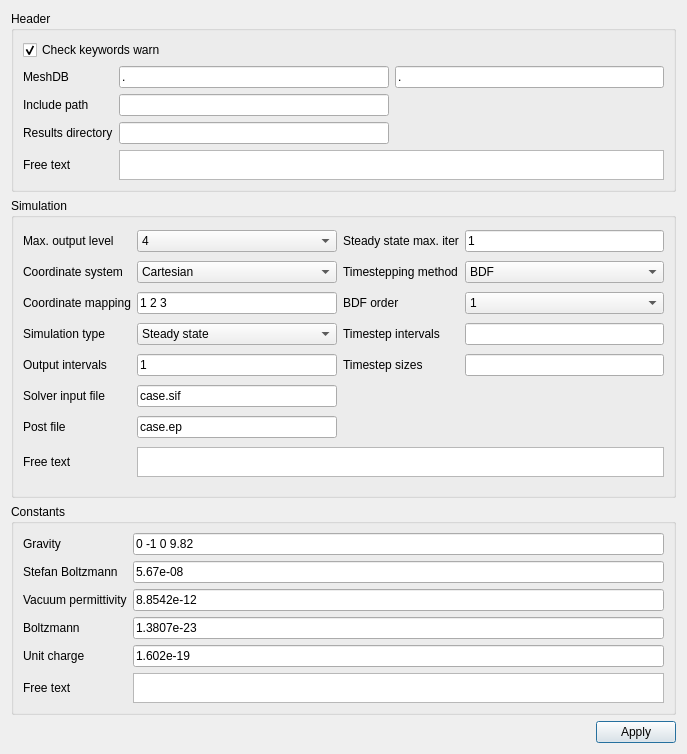
<?xml version="1.0" encoding="UTF-8"?>
<ui version="4.0">
 <class>setupDialog</class>
 <widget class="QDialog" name="setupDialog">
  <property name="geometry">
   <rect>
    <x>0</x>
    <y>0</y>
    <width>687</width>
    <height>725</height>
   </rect>
  </property>
  <property name="sizePolicy">
   <sizepolicy hsizetype="Preferred" vsizetype="Maximum">
    <horstretch>0</horstretch>
    <verstretch>0</verstretch>
   </sizepolicy>
  </property>
  <property name="windowTitle">
   <string>Setup</string>
  </property>
  <layout class="QVBoxLayout" name="verticalLayout">
   <item>
    <widget class="QGroupBox" name="headerGroup">
     <property name="maximumSize">
      <size>
       <width>16777215</width>
       <height>16777215</height>
      </size>
     </property>
     <property name="title">
      <string>Header</string>
     </property>
     <layout class="QGridLayout" name="gridLayout_3">
      <item row="0" column="0" colspan="2">
       <widget class="QCheckBox" name="checkKeywordsWarn">
        <property name="text">
         <string>Check keywords warn</string>
        </property>
        <property name="checked">
         <bool>true</bool>
        </property>
       </widget>
      </item>
      <item row="1" column="0">
       <widget class="QLabel" name="meshDBLabel">
        <property name="text">
         <string>MeshDB</string>
        </property>
       </widget>
      </item>
      <item row="1" column="1">
       <widget class="QLineEdit" name="meshDBEdit1">
        <property name="text">
         <string>.</string>
        </property>
       </widget>
      </item>
      <item row="1" column="2">
       <widget class="QLineEdit" name="meshDBEdit2">
        <property name="text">
         <string>.</string>
        </property>
       </widget>
      </item>
      <item row="2" column="0">
       <widget class="QLabel" name="includePathLabel">
        <property name="text">
         <string>Include path</string>
        </property>
       </widget>
      </item>
      <item row="2" column="1">
       <widget class="QLineEdit" name="includePathEdit"/>
      </item>
      <item row="3" column="0">
       <widget class="QLabel" name="resultsDirectoryLabel">
        <property name="text">
         <string>Results directory</string>
        </property>
       </widget>
      </item>
      <item row="3" column="1">
       <widget class="QLineEdit" name="resultsDirectoryEdit"/>
      </item>
      <item row="4" column="0">
       <widget class="QLabel" name="headerFreeTextLabel">
        <property name="text">
         <string>Free text</string>
        </property>
       </widget>
      </item>
      <item row="4" column="1" colspan="2">
       <widget class="QTextEdit" name="headerFreeTextEdit">
        <property name="maximumSize">
         <size>
          <width>16777215</width>
          <height>30</height>
         </size>
        </property>
       </widget>
      </item>
     </layout>
    </widget>
   </item>
   <item>
    <widget class="QGroupBox" name="simulationGroup">
     <property name="minimumSize">
      <size>
       <width>0</width>
       <height>300</height>
      </size>
     </property>
     <property name="baseSize">
      <size>
       <width>0</width>
       <height>0</height>
      </size>
     </property>
     <property name="title">
      <string>Simulation</string>
     </property>
     <property name="alignment">
      <set>Qt::AlignLeading|Qt::AlignLeft|Qt::AlignTop</set>
     </property>
     <property name="flat">
      <bool>false</bool>
     </property>
     <property name="checkable">
      <bool>false</bool>
     </property>
     <layout class="QGridLayout" name="gridLayout_2">
      <item row="0" column="0">
       <widget class="QLabel" name="maxOutputLevelLabel">
        <property name="text">
         <string>Max. output level</string>
        </property>
       </widget>
      </item>
      <item row="0" column="1">
       <widget class="QComboBox" name="maxOutputLevelCombo">
        <property name="sizePolicy">
         <sizepolicy hsizetype="Preferred" vsizetype="Fixed">
          <horstretch>0</horstretch>
          <verstretch>0</verstretch>
         </sizepolicy>
        </property>
        <property name="currentIndex">
         <number>3</number>
        </property>
        <item>
         <property name="text">
          <string>1</string>
         </property>
        </item>
        <item>
         <property name="text">
          <string>2</string>
         </property>
        </item>
        <item>
         <property name="text">
          <string>3</string>
         </property>
        </item>
        <item>
         <property name="text">
          <string>4</string>
         </property>
        </item>
        <item>
         <property name="text">
          <string>5</string>
         </property>
        </item>
       </widget>
      </item>
      <item row="0" column="2">
       <widget class="QLabel" name="steadyStateMaxIterLabel">
        <property name="text">
         <string>Steady state max. iter</string>
        </property>
       </widget>
      </item>
      <item row="0" column="3">
       <widget class="QLineEdit" name="steadyStateMaxIterEdit">
        <property name="text">
         <string>1</string>
        </property>
       </widget>
      </item>
      <item row="1" column="0">
       <widget class="QLabel" name="coordinateSystemlabel">
        <property name="text">
         <string>Coordinate system</string>
        </property>
       </widget>
      </item>
      <item row="1" column="1">
       <widget class="QComboBox" name="coordinateSystemCombo">
        <property name="sizePolicy">
         <sizepolicy hsizetype="MinimumExpanding" vsizetype="Fixed">
          <horstretch>0</horstretch>
          <verstretch>0</verstretch>
         </sizepolicy>
        </property>
        <item>
         <property name="text">
          <string>Cartesian</string>
         </property>
        </item>
        <item>
         <property name="text">
          <string>Axi Symmetric</string>
         </property>
        </item>
        <item>
         <property name="text">
          <string>Cylindric Symmetric</string>
         </property>
        </item>
       </widget>
      </item>
      <item row="1" column="2">
       <widget class="QLabel" name="timesteppingMethodLabel">
        <property name="text">
         <string>Timestepping method</string>
        </property>
       </widget>
      </item>
      <item row="1" column="3">
       <widget class="QComboBox" name="timesteppingMethodCombo">
        <item>
         <property name="text">
          <string>BDF</string>
         </property>
        </item>
       </widget>
      </item>
      <item row="2" column="0">
       <widget class="QLabel" name="coordinateMappingLabel">
        <property name="text">
         <string>Coordinate mapping</string>
        </property>
       </widget>
      </item>
      <item row="2" column="1">
       <widget class="QLineEdit" name="coordinateMappingEdit">
        <property name="text">
         <string>1 2 3</string>
        </property>
       </widget>
      </item>
      <item row="2" column="2">
       <widget class="QLabel" name="bdfOrderLabel">
        <property name="text">
         <string>BDF order</string>
        </property>
       </widget>
      </item>
      <item row="2" column="3">
       <widget class="QComboBox" name="bdfOrderCombo">
        <property name="currentIndex">
         <number>0</number>
        </property>
        <item>
         <property name="text">
          <string>1</string>
         </property>
        </item>
        <item>
         <property name="text">
          <string>2</string>
         </property>
        </item>
        <item>
         <property name="text">
          <string>3</string>
         </property>
        </item>
        <item>
         <property name="text">
          <string>4</string>
         </property>
        </item>
        <item>
         <property name="text">
          <string>5</string>
         </property>
        </item>
       </widget>
      </item>
      <item row="3" column="0">
       <widget class="QLabel" name="simulationTypeLabel">
        <property name="text">
         <string>Simulation type</string>
        </property>
       </widget>
      </item>
      <item row="3" column="1">
       <widget class="QComboBox" name="simulationTypeCombo">
        <item>
         <property name="text">
          <string>Steady state</string>
         </property>
        </item>
        <item>
         <property name="text">
          <string>Transient</string>
         </property>
        </item>
        <item>
         <property name="text">
          <string>Scanning</string>
         </property>
        </item>
       </widget>
      </item>
      <item row="3" column="2">
       <widget class="QLabel" name="timeStepIntervalsLabel">
        <property name="text">
         <string>Timestep intervals</string>
        </property>
       </widget>
      </item>
      <item row="3" column="3">
       <widget class="QLineEdit" name="timeStepIntervalsEdit">
        <property name="text">
         <string/>
        </property>
       </widget>
      </item>
      <item row="4" column="0">
       <widget class="QLabel" name="outputIntervalsLabel">
        <property name="text">
         <string>Output intervals</string>
        </property>
       </widget>
      </item>
      <item row="4" column="1">
       <widget class="QLineEdit" name="outputIntervalsEdit">
        <property name="text">
         <string>1</string>
        </property>
       </widget>
      </item>
      <item row="4" column="2">
       <widget class="QLabel" name="timestepSizesLabel">
        <property name="text">
         <string>Timestep sizes</string>
        </property>
       </widget>
      </item>
      <item row="4" column="3">
       <widget class="QLineEdit" name="timestepSizesEdit"/>
      </item>
      <item row="5" column="0">
       <widget class="QLabel" name="solverInputFileLabel">
        <property name="text">
         <string>Solver input file</string>
        </property>
       </widget>
      </item>
      <item row="5" column="1">
       <widget class="QLineEdit" name="solverInputFileEdit">
        <property name="text">
         <string>case.sif</string>
        </property>
       </widget>
      </item>
      <item row="6" column="0">
       <widget class="QLabel" name="postFileLabel">
        <property name="text">
         <string>Post file</string>
        </property>
       </widget>
      </item>
      <item row="6" column="1">
       <widget class="QLineEdit" name="postFileEdit">
        <property name="text">
         <string>case.ep</string>
        </property>
       </widget>
      </item>
      <item row="7" column="0">
       <widget class="QLabel" name="simulationFreeTextLabel">
        <property name="text">
         <string>Free text</string>
        </property>
       </widget>
      </item>
      <item row="7" column="1" colspan="3">
       <widget class="QTextEdit" name="simulationFreeTextEdit">
        <property name="maximumSize">
         <size>
          <width>16777215</width>
          <height>30</height>
         </size>
        </property>
       </widget>
      </item>
     </layout>
    </widget>
   </item>
   <item>
    <widget class="QGroupBox" name="constantsGroup">
     <property name="sizePolicy">
      <sizepolicy hsizetype="Preferred" vsizetype="Preferred">
       <horstretch>0</horstretch>
       <verstretch>0</verstretch>
      </sizepolicy>
     </property>
     <property name="maximumSize">
      <size>
       <width>16777215</width>
       <height>16777215</height>
      </size>
     </property>
     <property name="title">
      <string>Constants</string>
     </property>
     <layout class="QGridLayout" name="gridLayout">
      <item row="0" column="0">
       <widget class="QLabel" name="gravityLabel">
        <property name="text">
         <string>Gravity</string>
        </property>
       </widget>
      </item>
      <item row="0" column="1">
       <widget class="QLineEdit" name="gravityEdit">
        <property name="text">
         <string>0 -1 0 9.82</string>
        </property>
       </widget>
      </item>
      <item row="1" column="0">
       <widget class="QLabel" name="stefanBoltzmannLabel">
        <property name="text">
         <string>Stefan Boltzmann</string>
        </property>
       </widget>
      </item>
      <item row="1" column="1">
       <widget class="QLineEdit" name="stefanBoltzmannEdit">
        <property name="text">
         <string>5.67e-08</string>
        </property>
       </widget>
      </item>
      <item row="2" column="0">
       <widget class="QLabel" name="vacuumPermittivityLabel">
        <property name="text">
         <string>Vacuum permittivity</string>
        </property>
       </widget>
      </item>
      <item row="2" column="1">
       <widget class="QLineEdit" name="vacuumPermittivityEdit">
        <property name="text">
         <string>8.8542e-12</string>
        </property>
       </widget>
      </item>
      <item row="3" column="0">
       <widget class="QLabel" name="boltzmannLabel">
        <property name="text">
         <string>Boltzmann</string>
        </property>
       </widget>
      </item>
      <item row="3" column="1">
       <widget class="QLineEdit" name="boltzmannEdit">
        <property name="text">
         <string>1.3807e-23</string>
        </property>
       </widget>
      </item>
      <item row="4" column="0">
       <widget class="QLabel" name="unitChargeLabel">
        <property name="text">
         <string>Unit charge</string>
        </property>
       </widget>
      </item>
      <item row="4" column="1">
       <widget class="QLineEdit" name="unitChargeEdit">
        <property name="text">
         <string>1.602e-19</string>
        </property>
       </widget>
      </item>
      <item row="5" column="0">
       <widget class="QLabel" name="constantsFreeTextLabel">
        <property name="text">
         <string>Free text</string>
        </property>
       </widget>
      </item>
      <item row="5" column="1">
       <widget class="QTextEdit" name="constantsFreeTextEdit">
        <property name="maximumSize">
         <size>
          <width>16777215</width>
          <height>30</height>
         </size>
        </property>
       </widget>
      </item>
     </layout>
    </widget>
   </item>
   <item>
    <spacer>
     <property name="orientation">
      <enum>Qt::Vertical</enum>
     </property>
     <property name="sizeHint" stdset="0">
      <size>
       <width>20</width>
       <height>40</height>
      </size>
     </property>
    </spacer>
   </item>
   <item>
    <layout class="QHBoxLayout">
     <item>
      <spacer>
       <property name="orientation">
        <enum>Qt::Horizontal</enum>
       </property>
       <property name="sizeHint" stdset="0">
        <size>
         <width>40</width>
         <height>20</height>
        </size>
       </property>
      </spacer>
     </item>
     <item>
      <widget class="QPushButton" name="acceptButton">
       <property name="text">
        <string>Apply</string>
       </property>
       <property name="icon">
        <iconset resource="../ElmerGUI.qrc">
         <normaloff>:/icons/dialog-ok-apply.png</normaloff>:/icons/dialog-ok-apply.png</iconset>
       </property>
      </widget>
     </item>
    </layout>
   </item>
  </layout>
 </widget>
 <resources>
  <include location="../ElmerGUI.qrc"/>
  <include location="../ElmerGUI.qrc"/>
 </resources>
 <connections/>
</ui>
